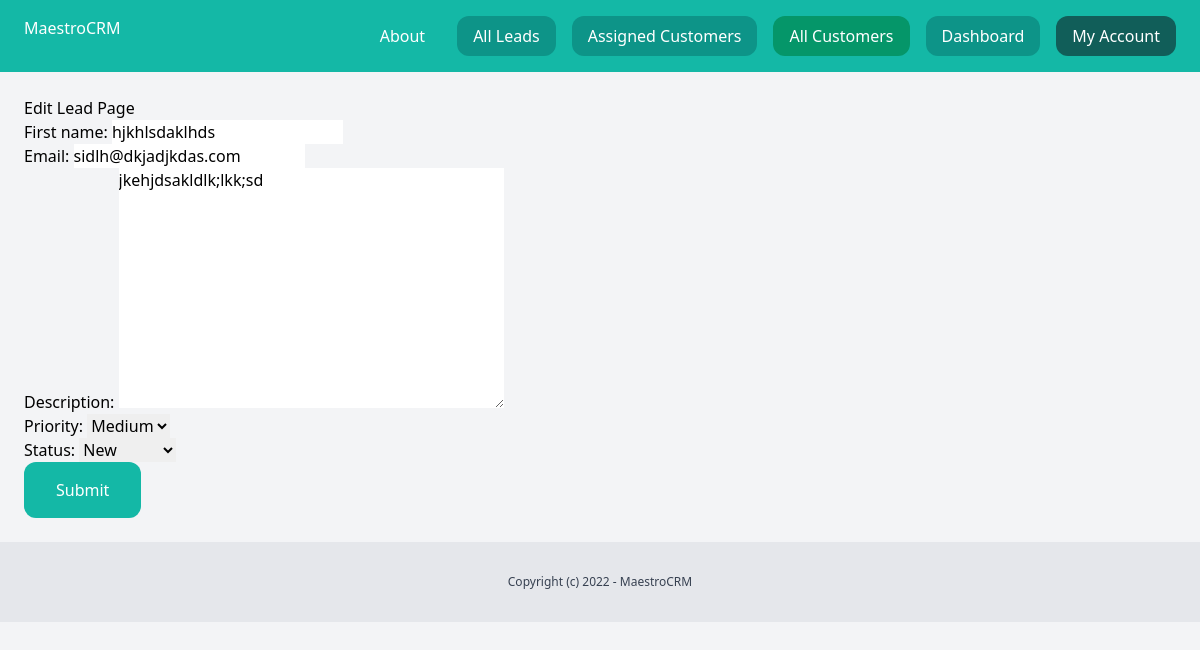
/dashboard/lead/edit_lead/30/edit/ (signed in), run on the app's committed database.
### lead/models.py (models this page shows, shortened)
class Lead(models.Model):
    LOW = 'low'
    MEDIUM = 'medium'
    HIGH = 'high'
    CHOICES_PRIORITY = (
        (LOW, 'Low'),
        (MEDIUM, 'Medium'),
        (HIGH, 'High'),
    )
    NEW = 'new'
    CONTACTED = 'contacted'
    WON = 'won'
    LOST = 'lost'
    CHOICES_STATUS = (
        (NEW, 'New'),
        (CONTACTED, 'Contacted'),
        (WON, 'Won'),
        (LOST, 'Lost'),
    )
    team = models.ForeignKey(Team, related_name='leads', on_delete=models.CASCADE)
    first_name = models.CharField(max_length=225)
    email = models.EmailField()
    description = models.TextField(blank=True, null=True)
    priority = models.CharField(max_length=10, choices=CHOICES_PRIORITY, default=MEDIUM)
    status = models.CharField(max_length=10, choices=CHOICES_STATUS, default=MEDIUM)
    created_by = models.ForeignKey(User, related_name='leads', on_delete=models.CASCADE)
    convert_to_client = models.BooleanField(default=False)
    created_at = models.DateTimeField(auto_now_add=True)
    modified_at = models.DateTimeField(auto_now=True)
    class Meta:
        ordering= ('-created_at',)

### lead/views.py (the view, shortened to what this page needs)
# urls.py: path('edit_lead/<int:pk>/edit/', views.LeadUpdateView.as_view(), name='edit'),
class LeadUpdateView(LoginRequiredMixin, UpdateView):
    model = Lead
    form_class = AddLeadForm
    template_name = 'lead/edit_lead.html'
    success_url = reverse_lazy('leads:list')
    def get_queryset(self):
        return Lead.objects.filter()
    def get_object(self, queryset=None):
        lead = super().get_object(queryset)
        user_team = Team.objects.filter(members=self.request.user).first()
        if lead.team != user_team:
            raise PermissionDenied("You do not have permission to edit this lead.")
        return lead
    def get_context_data(self, **kwargs):
        context = super().get_context_data(**kwargs)
        context['team'] = Team.objects.filter(members=self.request.user).first()
        return context

### lead/forms.py
class AddLeadForm(forms.ModelForm):
    class Meta:
        model = Lead
        fields = ('first_name', 'email', 'description', 'priority', 'status',)

### lead/templates/lead/edit_lead.html (shortened to what this page needs)
{% extends 'core/base.html' %}
{% block content %}
<div class="py-6 px-6">
    <h1 class="tet-xl"> Edit Lead Page</h1>
    <form method="post" action=".">
        {{ form.as_p }}
        <button type="submit" class="py-4 px-8 bg-teal-500 text-white rounded-xl">Submit</button>
    </form>
</div>
{% endblock %}

### data on the page
Lead: first_name "hjkhlsdaklhds", email "sidlh@dkjadjkdas.com", description "jkehjdsakldlk;lkk;sd", priority "Medium", status "New"
